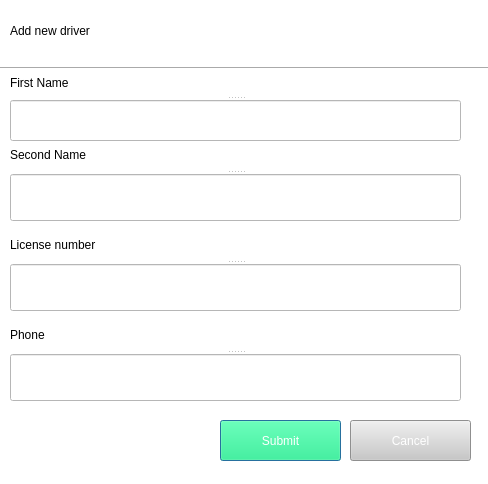
<?xml version="1.0" encoding="UTF-8"?>
<ui version="4.0">
 <class>driversDialog</class>
 <widget class="QDialog" name="driversDialog">
  <property name="geometry">
   <rect>
    <x>0</x>
    <y>0</y>
    <width>488</width>
    <height>484</height>
   </rect>
  </property>
  <property name="windowTitle">
   <string>Dialog</string>
  </property>
  <property name="styleSheet">
   <string notr="true">background-color: rgb(255, 255, 255);</string>
  </property>
  <widget class="QSplitter" name="splitter_2">
   <property name="geometry">
    <rect>
     <x>10</x>
     <y>140</y>
     <width>451</width>
     <height>81</height>
    </rect>
   </property>
   <property name="orientation">
    <enum>Qt::Vertical</enum>
   </property>
   <widget class="QLabel" name="label_3">
    <property name="styleSheet">
     <string notr="true">font: 12pt &quot;MS Shell Dlg 2&quot;;</string>
    </property>
    <property name="text">
     <string>Second Name</string>
    </property>
   </widget>
   <widget class="QLineEdit" name="lineEdit_2">
    <property name="styleSheet">
     <string notr="true"/>
    </property>
   </widget>
  </widget>
  <widget class="Line" name="line">
   <property name="geometry">
    <rect>
     <x>0</x>
     <y>60</y>
     <width>581</width>
     <height>16</height>
    </rect>
   </property>
   <property name="orientation">
    <enum>Qt::Horizontal</enum>
   </property>
  </widget>
  <widget class="QPushButton" name="pushButton">
   <property name="geometry">
    <rect>
     <x>220</x>
     <y>420</y>
     <width>121</width>
     <height>41</height>
    </rect>
   </property>
   <property name="styleSheet">
    <string notr="true">border:&quot;none&quot;;
background-color: rgb(0, 255, 127);
font: 75 10pt &quot;MS Shell Dlg 2&quot;;
color: rgb(255, 255, 255);
border-radius:&quot;10px&quot;</string>
   </property>
   <property name="text">
    <string>Submit</string>
   </property>
   <property name="checkable">
    <bool>true</bool>
   </property>
  </widget>
  <widget class="QPushButton" name="pushButton_2">
   <property name="geometry">
    <rect>
     <x>350</x>
     <y>420</y>
     <width>121</width>
     <height>41</height>
    </rect>
   </property>
   <property name="styleSheet">
    <string notr="true">border:&quot;none&quot;;
background-color: rgb(200, 200, 200);
font: 75 10pt &quot;MS Shell Dlg 2&quot;;
color: rgb(255, 255, 255);
border-radius:&quot;10px&quot;</string>
   </property>
   <property name="text">
    <string>Cancel</string>
   </property>
   <property name="checkable">
    <bool>true</bool>
   </property>
  </widget>
  <widget class="QLabel" name="label">
   <property name="geometry">
    <rect>
     <x>10</x>
     <y>10</y>
     <width>221</width>
     <height>41</height>
    </rect>
   </property>
   <property name="styleSheet">
    <string notr="true">font: 18pt &quot;MS Shell Dlg 2&quot;;</string>
   </property>
   <property name="text">
    <string>Add new driver</string>
   </property>
  </widget>
  <widget class="QSplitter" name="splitter">
   <property name="geometry">
    <rect>
     <x>10</x>
     <y>70</y>
     <width>451</width>
     <height>71</height>
    </rect>
   </property>
   <property name="orientation">
    <enum>Qt::Vertical</enum>
   </property>
   <widget class="QLabel" name="label_2">
    <property name="styleSheet">
     <string notr="true">font: 12pt &quot;MS Shell Dlg 2&quot;;</string>
    </property>
    <property name="text">
     <string>First Name</string>
    </property>
   </widget>
   <widget class="QLineEdit" name="lineEdit">
    <property name="styleSheet">
     <string notr="true"/>
    </property>
   </widget>
  </widget>
  <widget class="QSplitter" name="splitter_3">
   <property name="geometry">
    <rect>
     <x>10</x>
     <y>230</y>
     <width>451</width>
     <height>81</height>
    </rect>
   </property>
   <property name="orientation">
    <enum>Qt::Vertical</enum>
   </property>
   <widget class="QLabel" name="label_4">
    <property name="styleSheet">
     <string notr="true">font: 12pt &quot;MS Shell Dlg 2&quot;;</string>
    </property>
    <property name="text">
     <string>License number</string>
    </property>
   </widget>
   <widget class="QLineEdit" name="lineEdit_3">
    <property name="styleSheet">
     <string notr="true"/>
    </property>
   </widget>
  </widget>
  <widget class="QSplitter" name="splitter_4">
   <property name="geometry">
    <rect>
     <x>10</x>
     <y>320</y>
     <width>451</width>
     <height>81</height>
    </rect>
   </property>
   <property name="orientation">
    <enum>Qt::Vertical</enum>
   </property>
   <widget class="QLabel" name="label_5">
    <property name="styleSheet">
     <string notr="true">font: 12pt &quot;MS Shell Dlg 2&quot;;</string>
    </property>
    <property name="text">
     <string>Phone</string>
    </property>
   </widget>
   <widget class="QLineEdit" name="lineEdit_4">
    <property name="styleSheet">
     <string notr="true"/>
    </property>
   </widget>
  </widget>
 </widget>
 <resources/>
 <connections/>
</ui>
